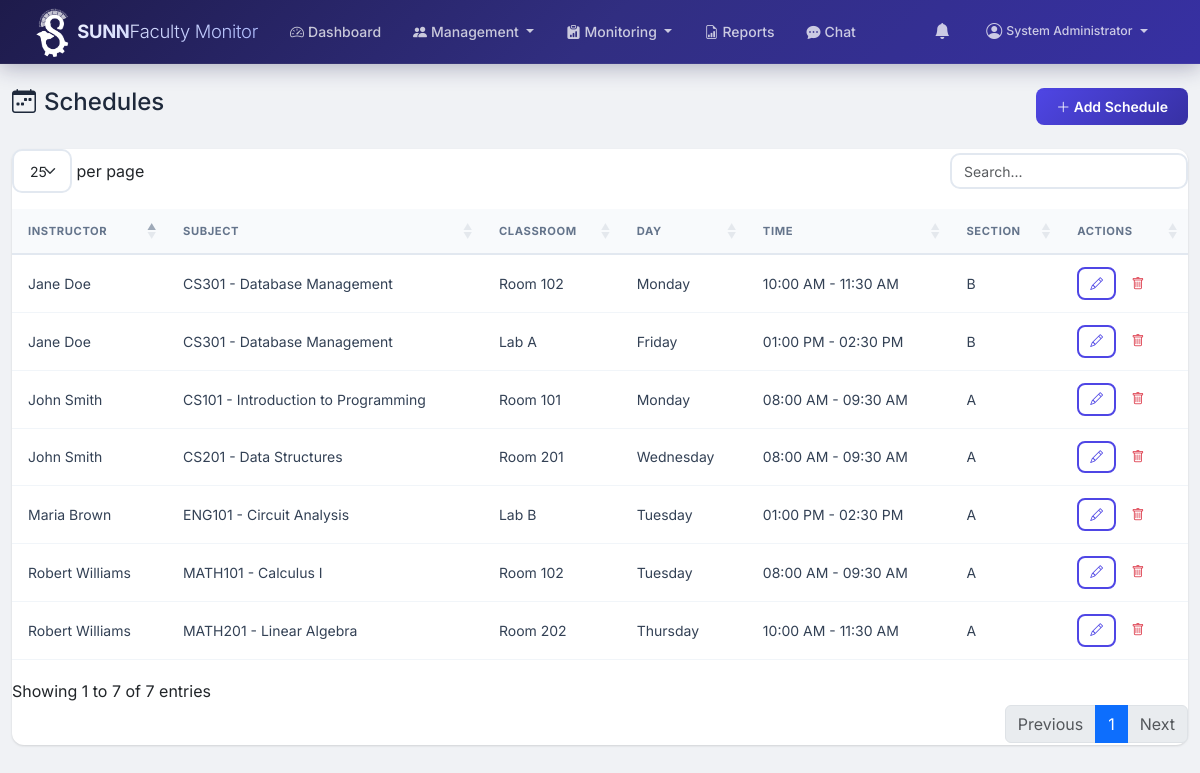
/admin/schedules.php (signed in), run on the app's committed database.
### tables this page shows
CREATE TABLE schedules (
    id INT PRIMARY KEY AUTO_INCREMENT,
    instructor_id INT NOT NULL,
    subject_id INT NOT NULL,
    classroom_id INT NOT NULL,
    section VARCHAR(50) DEFAULT NULL,
    day_of_week ENUM('Monday', 'Tuesday', 'Wednesday', 'Thursday', 'Friday', 'Saturday', 'Sunday') NOT NULL,
    time_start TIME NOT NULL,
    time_end TIME NOT NULL,
    semester VARCHAR(20) DEFAULT NULL,
    school_year VARCHAR(20) DEFAULT NULL,
    status ENUM('active', 'inactive') NOT NULL DEFAULT 'active',
    created_at TIMESTAMP DEFAULT CURRENT_TIMESTAMP,
    FOREIGN KEY (instructor_id) REFERENCES instructors(id) ON DELETE CASCADE,
    FOREIGN KEY (subject_id) REFERENCES subjects(id) ON DELETE CASCADE,
    FOREIGN KEY (classroom_id) REFERENCES classrooms(id) ON DELETE CASCADE
);

CREATE TABLE users (
    id INT PRIMARY KEY AUTO_INCREMENT,
    username VARCHAR(50) UNIQUE NOT NULL,
    password VARCHAR(255) NOT NULL,
    email VARCHAR(100) UNIQUE NOT NULL,
    first_name VARCHAR(50) NOT NULL,
    last_name VARCHAR(50) NOT NULL,
    role ENUM('admin', 'instructor', 'student', 'department_head') NOT NULL DEFAULT 'instructor',
    status ENUM('active', 'inactive', 'suspended') NOT NULL DEFAULT 'active',
    profile_image VARCHAR(255) DEFAULT NULL,
    preferences JSON DEFAULT NULL,
    last_login DATETIME DEFAULT NULL,
    last_activity DATETIME DEFAULT NULL,
    created_at TIMESTAMP DEFAULT CURRENT_TIMESTAMP,
    updated_at TIMESTAMP DEFAULT CURRENT_TIMESTAMP ON UPDATE CURRENT_TIMESTAMP
);

CREATE TABLE subjects (
    id INT PRIMARY KEY AUTO_INCREMENT,
    name VARCHAR(100) NOT NULL,
    code VARCHAR(20) UNIQUE NOT NULL,
    department_id INT DEFAULT NULL,
    units INT DEFAULT 3,
    description TEXT DEFAULT NULL,
    status ENUM('active', 'inactive') NOT NULL DEFAULT 'active',
    created_at TIMESTAMP DEFAULT CURRENT_TIMESTAMP,
    FOREIGN KEY (department_id) REFERENCES departments(id) ON DELETE SET NULL
);

CREATE TABLE classrooms (
    id INT PRIMARY KEY AUTO_INCREMENT,
    name VARCHAR(50) NOT NULL,
    building VARCHAR(100) DEFAULT NULL,
    floor INT DEFAULT NULL,
    capacity INT DEFAULT 30,
    camera_ip VARCHAR(100) DEFAULT NULL,
    status ENUM('active', 'inactive', 'maintenance') NOT NULL DEFAULT 'active',
    created_at TIMESTAMP DEFAULT CURRENT_TIMESTAMP
);

### config/functions.php (called while the page is built, shortened)
<?php
function formatTime($time) {
    return date('h:i A', strtotime($time));
}

### admin/schedules.php (the view, shortened to what this page needs)
<?php
$db = getDB();
$schedules = $db->query("
    SELECT s.*, u.first_name, u.last_name, sub.name as subject_name, sub.code as subject_code,
           c.name as classroom_name, c.building
    FROM schedules s
    JOIN instructors i ON s.instructor_id = i.id
    JOIN users u ON i.user_id = u.id
    JOIN subjects sub ON s.subject_id = sub.id
    JOIN classrooms c ON s.classroom_id = c.id
    ORDER BY s.day_of_week, s.time_start
")->fetchAll();
require_once __DIR__ . '/../includes/header.php';
require_once __DIR__ . '/../includes/navbar.php';
?>
<div class="container-fluid py-4">
    <div class="d-flex justify-content-between align-items-center mb-4">
        <h4><i class="bi bi-calendar-week me-2"></i>Schedules</h4>
        <button class="btn btn-primary" data-bs-toggle="modal" data-bs-target="#schedModal" onclick="$('#schedAction').val('add'); $('#schedId').val(''); $('.sched-field').val('');"><i class="bi bi-plus-lg"></i> Add Schedule</button>
    </div>
    <div class="card">
        <div class="card-body p-0">
            <table class="table table-hover datatable mb-0">
                <thead class="table-light">
                    <tr><th>Instructor</th><th>Subject</th><th>Classroom</th><th>Day</th><th>Time</th><th>Section</th><th>Actions</th></tr>
                </thead>
                <tbody>
                    <?php foreach ($schedules as $s): ?>
                    <tr>
                        <td><?= htmlspecialchars($s['first_name'].' '.$s['last_name']) ?></td>
                        <td><?= htmlspecialchars($s['subject_code'].' - '.$s['subject_name']) ?></td>
                        <td><?= htmlspecialchars($s['classroom_name']) ?></td>
                        <td><?= $s['day_of_week'] ?></td>
                        <td><?= formatTime($s['time_start']).' - '.formatTime($s['time_end']) ?></td>
                        <td><?= htmlspecialchars($s['section'] ?: 'N/A') ?></td>
                        <td>
                            <button class="btn btn-sm btn-outline-primary" onclick='editSched(<?= json_encode($s) ?>)'><i class="bi bi-pencil"></i></button>
                            <form method="POST" style="display:inline" class="delete-record">
                                <button class="btn btn-sm btn-outline-danger"><i class="bi bi-trash"></i></button>
                            </form>
                        </td>
                    </tr>
                    <?php endforeach; ?>
                </tbody>
            </table>
        </div>
    </div>
</div>
<?php require_once __DIR__ . '/../includes/footer.php'; ?>

### assets/css/style.css (style rules this page uses)
:root { --primary: #4f46e5; --primary-dark: #3730a3; --primary-light: #818cf8; --primary-bg: rgba(79, 70, 229, 0.08); --secondary: #0ea5e9; --success: #10b981; --success-bg: rgba(16, 185, 129, 0.1); --warning: #f59e0b; --warning-bg: rgba(245, 158, 11, 0.1); --danger: #ef4444; --danger-bg: rgba(239, 68, 68, 0.1); --info: #06b6d4; --info-bg: rgba(6, 182, 212, 0.1); --dark: #1e293b; --gray-50: #f8fafc; --gray-100: #f1f5f9; --gray-200: #e2e8f0; --gray-300: #cbd5e1; --gray-400: #94a3b8; --gray-500: #64748b; --gray-600: #475569; --gray-700: #334155; --gray-800: #1e293b; --gray-900: #0f172a; --body-bg: #f0f2f5; --card-shadow: 0 1px 3px rgba(0,0,0,.08), 0 1px 2px rgba(0,0,0,.06); --card-shadow-hover: 0 10px 25px rgba(0,0,0,.1), 0 4px 10px rgba(0,0,0,.06); --border-radius: 12px; --border-radius-sm: 8px; --border-radius-lg: 16px; --transition: all .2s ease; --nav-height: 64px; }
* { margin: 0; padding: 0; box-sizing: border-box; }
body { font-family: 'Inter', -apple-system, BlinkMacSystemFont, sans-serif; background: var(--body-bg); color: var(--gray-800); min-height: 100vh; -webkit-font-smoothing: antialiased; -moz-osx-font-smoothing: grayscale; }
.card { border: none; border-radius: var(--border-radius); box-shadow: var(--card-shadow); transition: var(--transition); }
.card-body { padding: 1.25rem; }
.table { margin-bottom: 0; font-size: .875rem; }
.table thead th { background: var(--gray-50); font-size: .7rem; text-transform: uppercase; letter-spacing: .6px; font-weight: 700; color: var(--gray-500); padding: .85rem 1rem; border-bottom: 2px solid var(--gray-200); }
.table tbody td { padding: .75rem 1rem; vertical-align: middle; border-bottom: 1px solid var(--gray-100); color: var(--gray-700); }
.table-hover tbody tr { transition: var(--transition); }
.btn { padding: .5rem 1.25rem; font-weight: 600; font-size: .875rem; border-radius: var(--border-radius-sm); transition: var(--transition); border: none; }
.btn-primary { background: linear-gradient(135deg, var(--primary), var(--primary-dark)); color: #fff; }
.btn-outline-primary { background: transparent; border: 2px solid var(--primary); color: var(--primary); }
.btn-sm { padding: .3rem .7rem; font-size: .8rem; }

### data on the page
schedules: users.first_name+last_name "John Smith", subject.name "CS101 - Introduction to Programming", classroom.name "Room 101", day_of_week "Monday", time_start "08:00 AM", time_end "09:30 AM", section "A"
schedules: users.first_name+last_name "Jane Doe", subject.name "CS301 - Database Management", classroom.name "Room 102", day_of_week "Monday", time_start "10:00 AM", time_end "11:30 AM", section "B"
schedules: users.first_name+last_name "Robert Williams", subject.name "MATH101 - Calculus I", classroom.name "Room 102", day_of_week "Tuesday", time_start "08:00 AM", time_end "09:30 AM", section "A"
schedules: users.first_name+last_name "Maria Brown", subject.name "ENG101 - Circuit Analysis", classroom.name "Lab B", day_of_week "Tuesday", time_start "01:00 PM", time_end "02:30 PM", section "A"
schedules: users.first_name+last_name "John Smith", subject.name "CS201 - Data Structures", classroom.name "Room 201", day_of_week "Wednesday", time_start "08:00 AM", time_end "09:30 AM", section "A"
schedules: users.first_name+last_name "Robert Williams", subject.name "MATH201 - Linear Algebra", classroom.name "Room 202", day_of_week "Thursday", time_start "10:00 AM", time_end "11:30 AM", section "A"
schedules: users.first_name+last_name "Jane Doe", subject.name "CS301 - Database Management", classroom.name "Lab A", day_of_week "Friday", time_start "01:00 PM", time_end "02:30 PM", section "B"

### other printed values
$_SESSION['user_name'] "System Administrator"
